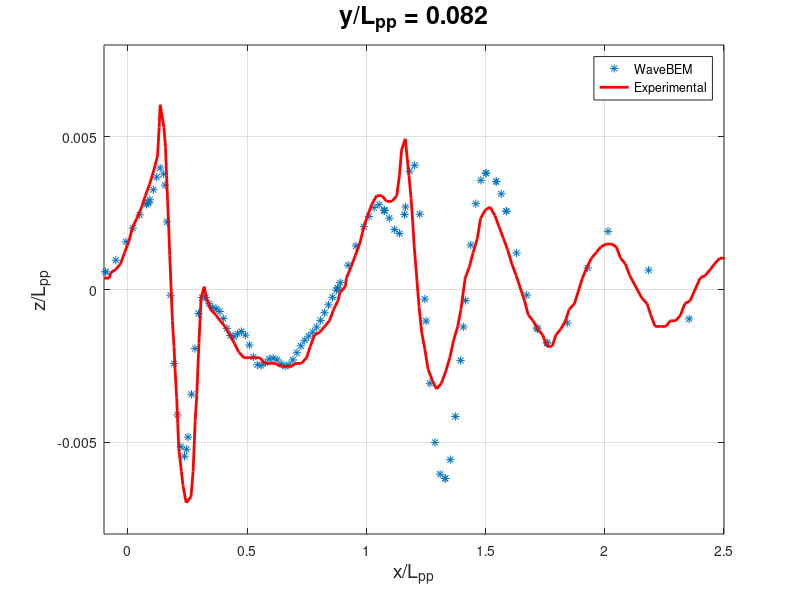
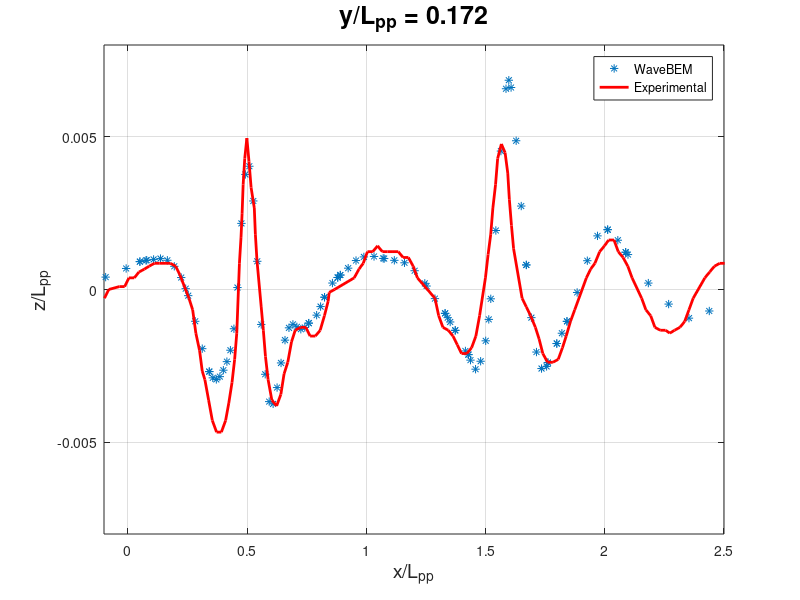
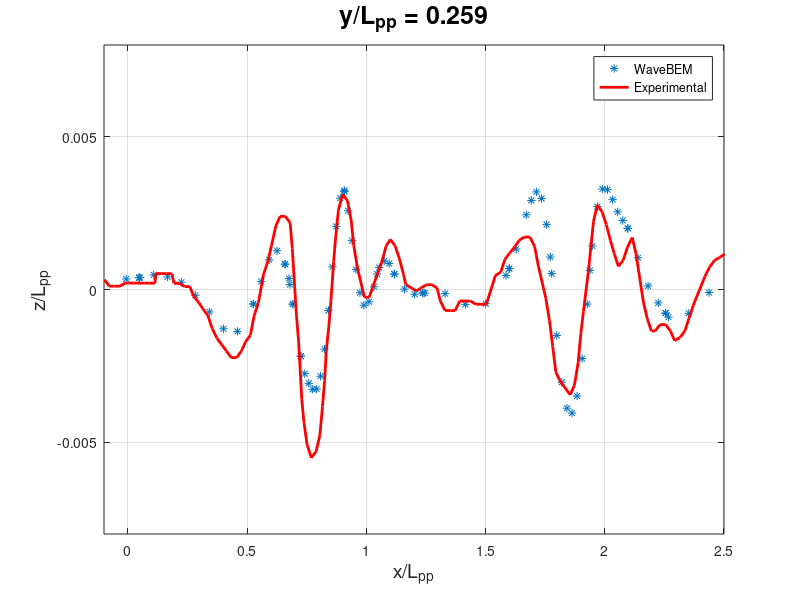
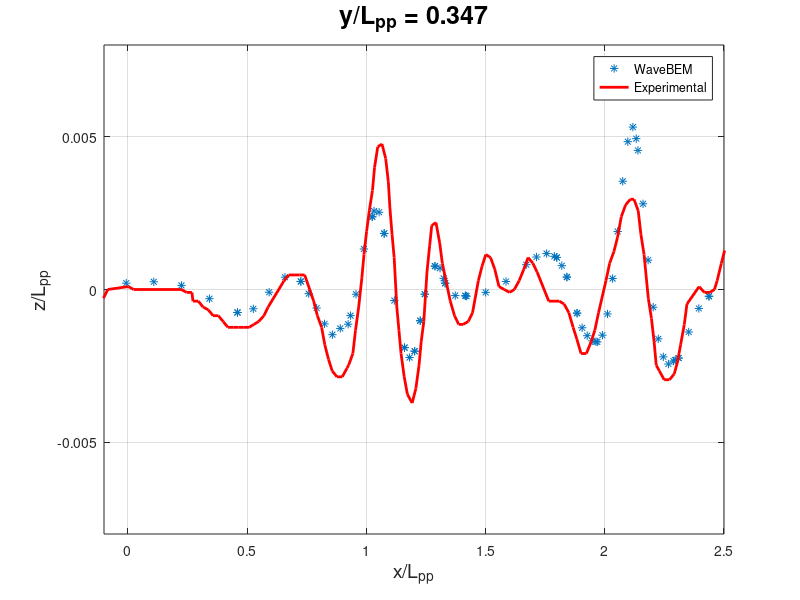

MATLAB code for these plots, in order:
clear all
close all



A1 = load('waveElevationY082.csv');
B1 = load('waveCutsOlivieri0082.csv');
figure(1)
hold off
plot(A1(:,20)/5.72-0.04+0.5,A1(:,22)/5.72,'*')
axis([(-0.1*5.72)/5.72 (2.5*5.72)/5.72 -0.008 0.008])
hold on; grid on; plot(B1(:,1),B1(:,2),'r','Linewidth',2)
legend('WaveBEM','Experimental')
title('y/L_{pp} = 0.082','Fontsize',18)
xlabel('x/L_{pp}','Fontsize',14)
ylabel('z/L_{pp}','Fontsize',14)
print -dpng -color waveElevationY082.png

A2 = load('waveElevationY172.csv');
B2 = load('waveCutsOlivieri0172.csv');
figure(2)
hold off
plot(A2(:,20)/5.72-0.04+0.5,A2(:,22)/5.72,'*')
axis([(-0.1*5.72)/5.72 (2.5*5.72)/5.72 -0.008 0.008])
hold on; grid on; plot(B2(:,1),B2(:,2),'r','Linewidth',2)
legend('WaveBEM','Experimental')
title('y/L_{pp} = 0.172','Fontsize',18)
xlabel('x/L_{pp}','Fontsize',14)
ylabel('z/L_{pp}','Fontsize',14)
print -dpng -color waveElevationY172.png

A3 = load('waveElevationY259.csv');
B3 = load('waveCutsOlivieri0259.csv');
figure(3)
hold off
plot(A3(:,20)/5.72-0.04+0.5,A3(:,22)/5.72,'*')
axis([(-0.1*5.72)/5.72 (2.5*5.72)/5.72 -0.008 0.008])
hold on; grid on; plot(B3(:,1),B3(:,2),'r','Linewidth',2)
legend('WaveBEM','Experimental')
title('y/L_{pp} = 0.259','Fontsize',18)
xlabel('x/L_{pp}','Fontsize',14)
ylabel('z/L_{pp}','Fontsize',14)
print -dpng -color waveElevationY259.png



A4 = load('waveElevationY347.csv');
B4 = load('waveCutsOlivieri0347.csv');
figure(4)
hold off
plot(A4(:,20)/5.72-0.04+0.5,A4(:,22)/5.72,'*')
axis([(-0.1*5.72)/5.72 (2.5*5.72)/5.72 -0.008 0.008])
hold on; grid on; plot(B4(:,1),B4(:,2),'r','Linewidth',2)
legend('WaveBEM','Experimental')
title('y/L_{pp} = 0.347','Fontsize',18)
xlabel('x/L_{pp}','Fontsize',14)
ylabel('z/L_{pp}','Fontsize',14)
print -dpng -color waveElevationY347.png

figure(5)
C = load('DTMB_Fr028_fine_test_water_line.txt');D1 = load('goteborgExpFr028_2340.csv');
D1 = load('goteborgExpFr028_2340.csv');
D2 = load('goteborgExpFr028_5415.csv');
D3 = load('goteborgExpFr028_5512.csv');
plot(C(:,1)/5.72+0.5-0.035,C(:,3)/5.72,'*')
hold on; grid on; plot(D1(:,1),D1(:,2)-((0.0158-(0.0158-0.005)*D1(:,1))/5.72),'r','Linewidth',2)
hold on; grid on; plot(D2(:,1),D2(:,2)-((0.0158-(0.0158-0.005)*D2(:,1))/5.72),'g','Linewidth',2)
hold on; grid on; plot(D3(:,1),D3(:,2)-((0.0158-(0.0158-0.005)*D3(:,1))/5.72),'m','Linewidth',2)
legend('WaveBEM','Exp. 2340', 'Exp. 5415', 'Exp. 5512')
title('DTMB-5415 Water Line','Fontsize',18)
xlabel('x/L_{pp}','Fontsize',14)
ylabel('z/L_{pp}','Fontsize',14)
print -dpng -color waveElevationHull.png


figure(6)
subplot(4,1,1)
hold off
plot(A1(:,20)/5.72-0.04+0.5,A1(:,22)/5.72,'*')
axis([(-0.1*5.72)/5.72 (2.5*5.72)/5.72 -0.008 0.008])
hold on; grid on; plot(B1(:,1),B1(:,2),'r','Linewidth',2)
legend('WaveBEM','Experimental')
title('y/L_{pp} = 0.082','Fontsize',14, 'Fontweight','Bold')
%xlabel('x/L_{pp}','Fontsize',10)
ylabel('z/L_{pp}','Fontsize',14)

subplot(4,1,2)
hold off
plot(A2(:,20)/5.72-0.04+0.5,A2(:,22)/5.72,'*')
axis([(-0.1*5.72)/5.72 (2.5*5.72)/5.72 -0.008 0.008])
hold on; grid on; plot(B2(:,1),B2(:,2),'r','Linewidth',2)
legend('WaveBEM','Experimental')
title('y/L_{pp} = 0.172','Fontsize',14, 'Fontweight','Bold')
%xlabel('x/L_{pp}','Fontsize',10)
ylabel('z/L_{pp}','Fontsize',14)

subplot(4,1,3)
hold off
plot(A3(:,20)/5.72-0.04+0.5,A3(:,22)/5.72,'*')
axis([(-0.1*5.72)/5.72 (2.5*5.72)/5.72 -0.008 0.008])
hold on; grid on; plot(B3(:,1),B3(:,2),'r','Linewidth',2)
legend('WaveBEM','Experimental')
title('y/L_{pp} = 0.259','Fontsize',14, 'Fontweight','Bold')
%xlabel('x/L_{pp}','Fontsize',10)
ylabel('z/L_{pp}','Fontsize',14)

subplot(4,1,4)
hold off
plot(A4(:,20)/5.72-0.04+0.5,A4(:,22)/5.72,'*')
axis([(-0.1*5.72)/5.72 (2.5*5.72)/5.72 -0.008 0.008])
hold on; grid on; plot(B4(:,1),B4(:,2),'r','Linewidth',2)
legend('WaveBEM','Experimental')
title('y/L_{pp} = 0.347','Fontsize',14, 'Fontweight','Bold')
xlabel('x/L_{pp}','Fontsize',14)
ylabel('z/L_{pp}','Fontsize',14)

print -dpng -color waveElevationDTMB4Cuts.png
